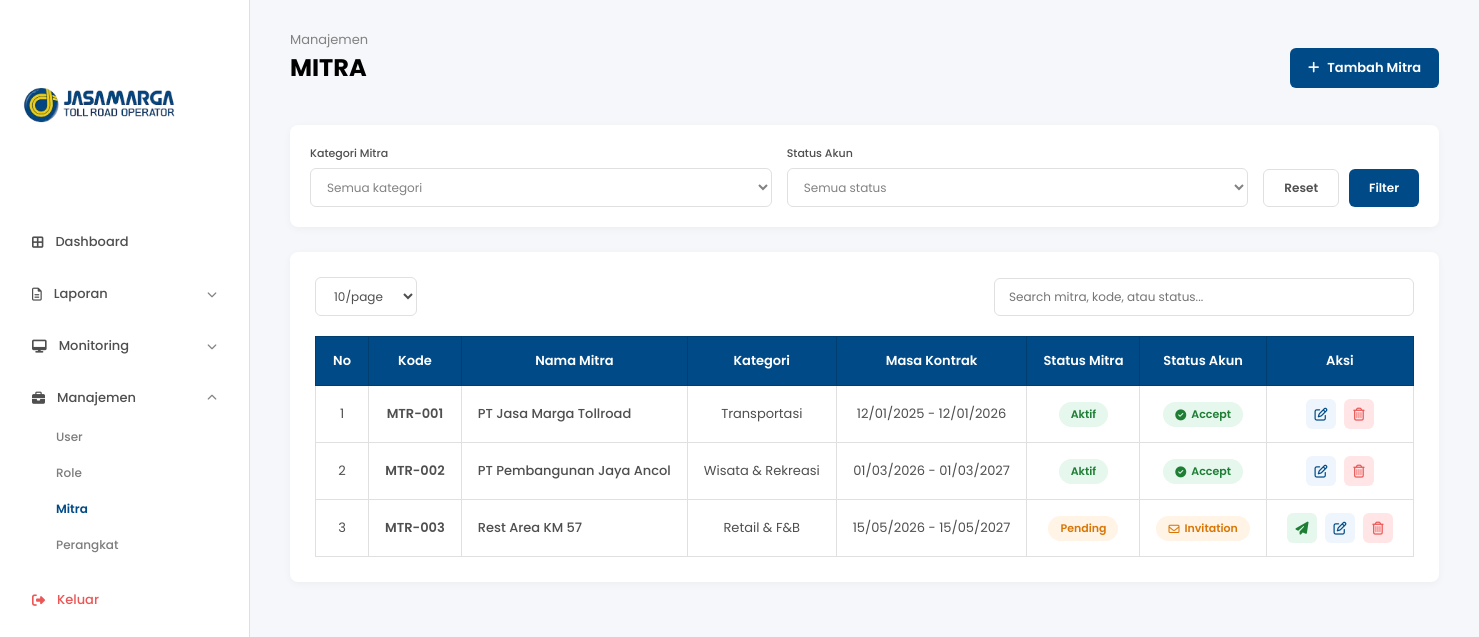
Page /daftarMitra.php (signed in) on the committed database.
### tables this page shows
CREATE TABLE `mitra` (
  `kode_mitra` varchar(15) NOT NULL,
  `nama_mitra` varchar(100) NOT NULL,
  `kategori_mitra` enum('Transportasi','Wisata & Rekreasi','Retail & F&B') NOT NULL,
  `nama_pic` varchar(100) NOT NULL,
  `jabatan_pic` varchar(100) DEFAULT NULL,
  `email_pic` varchar(100) NOT NULL,
  `telepon_pic` varchar(20) NOT NULL,
  `email_mitra` varchar(100) DEFAULT NULL,
  `telepon_mitra` varchar(20) DEFAULT NULL,
  `logo_mitra` varchar(255) DEFAULT NULL,
  `alamat` text DEFAULT NULL,
  `masa_kontrak` varchar(50) DEFAULT NULL,
  `npwp` varchar(50) DEFAULT NULL,
  `nib` varchar(50) DEFAULT NULL,
  `status_mitra` enum('Aktif','Pending','Nonaktif') DEFAULT 'Aktif',
  `status_akun` enum('Accept','Invitation') DEFAULT 'Invitation',
  `created_at` timestamp NOT NULL DEFAULT current_timestamp()
);

### daftarMitra.php (the view, shortened to what this page needs)
<?php
require 'koneksi.php';
$res_mitra = mysqli_query($conn, "SELECT * FROM mitra ORDER BY kode_mitra ASC");
$mitra_list = [];
while ($row = mysqli_fetch_assoc($res_mitra)) {
    $mitra_list[] = $row;
}
?>
<!DOCTYPE html>
<html lang="id">
<head>
    <link rel="stylesheet" href="style.css?v=<?php echo time(); ?>">
    <link rel="stylesheet" href="https://cdnjs.cloudflare.com/ajax/libs/font-awesome/6.4.0/css/all.min.css">
</head>
<body>
    <div class="dashboard-wrapper">
        <aside class="sidebar">
            <div class="sidebar-logo"><img src="jasamarga-logo.png" alt="Logo Jasamarga" class="logo-img"></div>
            <nav class="sidebar-menu">
                <a href="dashboard.php" class="menu-item"><i class="fa-solid fa-border-all icon"></i> Dashboard</a>
                <div class="menu-group">
                    <div class="menu-header" onclick="toggleDropdown(this)"><i class="fa-regular fa-file-lines icon"></i> Laporan <i class="fa-solid fa-chevron-down arrow"></i></div>
                </div>
                <div class="menu-group">
                    <div class="menu-header" onclick="toggleDropdown(this)"><i class="fa-solid fa-desktop icon"></i> Monitoring <i class="fa-solid fa-chevron-down arrow"></i></div>
                </div>
                <div class="menu-group active">
                    <div class="menu-header" onclick="toggleDropdown(this)"><i class="fa-solid fa-briefcase icon"></i> Manajemen <i class="fa-solid fa-chevron-down arrow"></i></div>
                    <div class="submenu">
                        <a href="daftarUser.php">User</a>
                        <a href="daftarRole.php">Role</a>
                        <a href="daftarMitra.php" class="sub-active">Mitra</a>
                        <a href="daftarPerangkat.php">Perangkat</a>
                    </div>
                </div>
                <a href="logout.php" class="menu-item logout"><i class="fa-solid fa-right-from-bracket icon"></i> Keluar</a>
            </nav>
        </aside>
        <main class="main-content">
            <div class="header-with-action">
                <header class="top-header" style="margin-bottom: 0;">
                    <p class="welcome-text">Manajemen</p>
                    <h1 class="page-header-title">MITRA</h1>
                </header>
                <a href="tambahMitra.php" class="btn-tambah-mitra"><i class="fa-solid fa-plus"></i> Tambah Mitra</a>
            </div>
            <section class="filter-card">
                <div class="filter-row align-center">
                    <div class="filter-group">
                        <label>Kategori Mitra</label>
                        <select id="filterKategori">
                            <option value="">Semua kategori</option>
                        </select>
                    </div>
                    <div class="filter-group">
                        <label>Status Akun</label>
                        <select id="filterStatusAkun">
                            <option value="">Semua status</option>
                        </select>
                    </div>
                    <div class="filter-buttons">
                        <button type="button" class="btn-reset" onclick="resetFilter()">Reset</button>
                        <button type="button" class="btn-filter" onclick="applyFilter()">Filter</button>
                    </div>
                </div>
            </section>
            <section class="table-section-card">
                <div class="table-toolbar">
                    <div class="page-size-box">
                        <select id="rowsPerPage" onchange="changePageSize()">
                            <option value="10" selected>10/page</option>
                        </select>
                    </div>
                    <div class="search-box">
                        <input type="text" id="searchInput" onkeyup="applyFilter()" placeholder="Search mitra, kode, atau status...">
                    </div>
                </div>
                <div class="table-responsive">
                    <table class="custom-table" id="mitraTable">
                        <thead>
                            <tr>
                                <th style="width: 5%;">No</th>
                                <th>Kode</th>
                                <th>Nama Mitra</th>
                                <th>Kategori</th>
                                <th>Masa Kontrak</th>
                                <th>Status Mitra</th>
                                <th>Status Akun</th>
                                <th style="width: 14%;">Aksi</th>
                            </tr>
                        </thead>
                        <tbody id="tableBody">
                            <?php if (count($mitra_list) === 0): ?>
                                <tr><td colspan="8" style="text-align:center; padding:20px; color:#828282;">Belum ada data mitra di database.</td></tr>
                            <?php else: ?>
                                <?php foreach ($mitra_list as $index => $mitra): ?>
                                <tr data-kategori="<?= htmlspecialchars($mitra['kategori_mitra']); ?>"
                                    data-akun="<?= htmlspecialchars($mitra['status_akun']); ?>">
                                    <td><?= $index + 1; ?></td>
                                    <td style="font-weight: 600;"><?= htmlspecialchars($mitra['kode_mitra']); ?></td>
                                    <td style="text-align: left; font-weight: 500;"><?= htmlspecialchars($mitra['nama_mitra']); ?></td>
                                    <td><?= htmlspecialchars($mitra['kategori_mitra']); ?></td>
                                    <td><?= htmlspecialchars($mitra['masa_kontrak'] ?: '-'); ?></td>
                                    <td>
                                        <?php
                                            $badgeMitraClass = 'badge-aktif';
                                            if ($mitra['status_mitra'] === 'Pending') $badgeMitraClass = 'badge-pending';
                                            elseif ($mitra['status_mitra'] === 'Nonaktif') $badgeMitraClass = 'badge-nonaktif';
                                        ?>
                                        <span class="badge-status <?= $badgeMitraClass; ?>"><?= htmlspecialchars($mitra['status_mitra']); ?></span>
                                    </td>
                                    <td>
                                        <?php if ($mitra['status_akun'] === 'Accept'): ?>
                                            <span class="badge-status badge-accept"><i class="fa-solid fa-circle-check"></i> Accept</span>
                                        <?php else: ?>
                                            <span class="badge-status badge-invitation"><i class="fa-regular fa-envelope"></i> Invitation</span>
                                        <?php endif; ?>
                                    </td>
                                    <td>
                                        <div class="action-btn-group">
                                            <?php if ($mitra['status_akun'] === 'Invitation'): ?>
                                                <button type="button" class="btn-icon-action btn-resend" title="Kirim Ulang Undangan" onclick="alert('Undangan dikirim ulang ke <?= htmlspecialchars($mitra['email_pic']); ?>')">
                                                    <i class="fa-solid fa-paper-plane"></i>
                                                </button>
                                            <?php endif; ?>
                                            <a href="editMitra.php?id=<?= urlencode($mitra['kode_mitra']); ?>" class="btn-icon-action btn-edit" title="Edit Mitra">
                                                <i class="fa-regular fa-pen-to-square"></i>
                                            </a>
                                            <a href="daftarMitra.php?hapus=<?= urlencode($mitra['kode_mitra']); ?>" class="btn-icon-action btn-delete" title="Hapus Mitra" onclick="return confirm('Hapus mitra <?= htmlspecialchars($mitra['nama_mitra']); ?> dari database?')">
                                                <i class="fa-regular fa-trash-can"></i>
                                            </a>
                                        </div>
                                    </td>
                                </tr>
                                <?php endforeach; ?>
                            <?php endif; ?>
                        </tbody>
                    </table>
                </div>
            </section>
        </main>
    </div>
</body>
</html>

### style.css (style rules this page uses)
* { box-sizing: border-box; margin: 0; padding: 0; font-family: 'Poppins', sans-serif; }
body { background-color: #f5f7fa; color: #333333; }
.dashboard-wrapper { display: flex; width: 100%; min-height: 100vh; }
.sidebar { width: 250px; height: 100vh; position: fixed; top: 0; left: 0; background-color: #ffffff; border-right: 1px solid #e0e0e0; padding: 25px 20px; display: flex; flex-direction: column; z-index: 100; }
.sidebar-logo { margin-bottom: 30px; }
.logo-img { width: 160px; height: auto; }
.sidebar-menu { display: flex; flex-direction: column; gap: 12px; }
.sidebar-menu a, .menu-header { text-decoration: none; color: #4f4f4f; font-size: 13px; font-weight: 500; padding: 10px 12px; border-radius: 6px; cursor: pointer; display: flex; align-items: center; gap: 12px; transition: background-color 0.2s; }
.menu-header .arrow { margin-left: auto; font-size: 10px; color: #828282; transition: transform 0.3s ease; }
.menu-group.active .menu-header .arrow { transform: rotate(180deg); }
.submenu { max-height: 0; overflow: hidden; padding-left: 36px; display: flex; flex-direction: column; gap: 6px; transition: max-height 0.3s ease-out, opacity 0.3s ease-out; opacity: 0; }
.menu-group.active .submenu { max-height: 200px; opacity: 1; margin-top: 4px; margin-bottom: 8px; }
.submenu a { font-size: 12px; padding: 6px 0; color: #7d7d7d; text-decoration: none; }
.submenu a.sub-active, .submenu a:hover { color: #004b87; font-weight: 600; }
.menu-item.logout { margin-top: auto; color: #eb5757; }
.main-content { margin-left: 250px; flex: 1; padding: 30px 40px; min-height: 100vh; background-color: #f5f7fa; }
.welcome-text { font-size: 13px; color: #828282; }
.page-header-title { font-size: 24px; font-weight: 700; color: #000000; margin-bottom: 20px; }
.filter-card { background: #ffffff; padding: 20px; border-radius: 8px; box-shadow: 0 2px 8px rgba(0,0,0,0.04); margin-bottom: 25px; }
.filter-row { display: flex; gap: 15px; margin-bottom: 15px; align-items: flex-end; }
.filter-row:last-child { margin-bottom: 0; }
.filter-group { flex: 1; display: flex; flex-direction: column; gap: 6px; }
.filter-group label { font-size: 11px; color: #4f4f4f; font-weight: 500; }
.filter-group select { padding: 9px 12px; border: 1px solid #e0e0e0; border-radius: 6px; font-size: 12px; color: #828282; outline: none; background: #ffffff; }
.filter-buttons { display: flex; gap: 10px; }
.btn-reset, .btn-filter { padding: 9px 20px; border-radius: 6px; font-size: 12px; font-weight: 600; cursor: pointer; }
.btn-reset { background: #ffffff; border: 1px solid #e0e0e0; color: #4f4f4f; }
.btn-filter { background: #004b87; border: none; color: #ffffff; }
.table-section-card { background: #ffffff; padding: 25px; border-radius: 8px; box-shadow: 0 2px 8px rgba(0,0,0,0.04); margin-bottom: 30px; }
.table-toolbar { display: flex; align-items: center; justify-content: space-between; gap: 15px; margin-bottom: 20px; }
.page-size-box select { padding: 9px 14px; border: 1px solid #e0e0e0; border-radius: 6px; font-size: 12px; color: #4f4f4f; background-color: #ffffff; outline: none; cursor: pointer; }
.search-box { flex: 1; max-width: 420px; margin-left: auto; }
.search-box input { width: 100%; padding: 9px 14px; border: 1px solid #e0e0e0; border-radius: 6px; font-size: 12px; color: #333333; outline: none; transition: border-color 0.2s; }
.table-responsive { width: 100%; overflow-x: auto; }
.filter-row.align-center { align-items: flex-end; }
.custom-table { width: 100%; border-collapse: collapse; border: 1px solid #e0e0e0; }
.custom-table thead th { background-color: #004b87; color: #ffffff; font-size: 13px; font-weight: 600; padding: 14px 16px; text-align: center; border: 1px solid #003e70; white-space: nowrap; }
.custom-table tbody td { padding: 13px 16px; font-size: 13px; color: #4f4f4f; text-align: center; border: 1px solid #e0e0e0; white-space: nowrap; }

### rows in the picture
mitra: kode_mitra "MTR-001", nama_mitra "PT Jasa Marga Tollroad", kategori_mitra "Transportasi", masa_kontrak "12/01/2025 - 12/01/2026", status_mitra "Aktif", status_akun "Accept" (drawn)
mitra: kode_mitra "MTR-002", nama_mitra "PT Pembangunan Jaya Ancol", kategori_mitra "Wisata & Rekreasi", masa_kontrak "01/03/2026 - 01/03/2027", status_mitra "Aktif", status_akun "Accept" (drawn)
mitra: kode_mitra "MTR-003", nama_mitra "Rest Area KM 57", kategori_mitra "Retail & F&B", masa_kontrak "15/05/2026 - 15/05/2027", status_mitra "Pending", status_akun "Invitation" (drawn)
